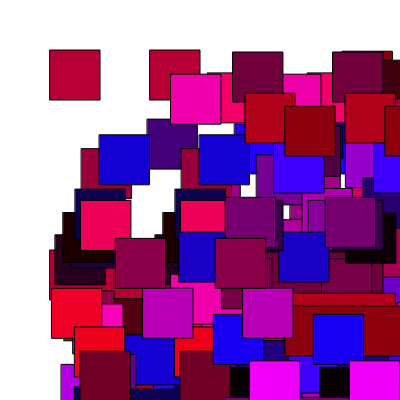
Frame 1 (no input)
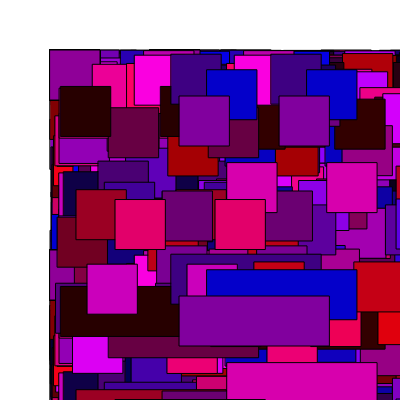
Frame 60 (no input)
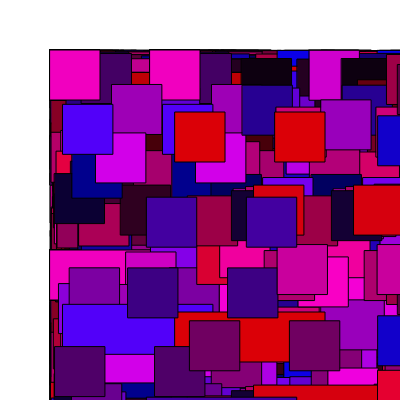
Frame 120 (the mouse pressed at the canvas centre since frame 60)

The p5.js sketch that drew these frames (run headless with seeded random() and noise() and a simulated clock; from frame 60 on, the mouse is pressed at the canvas centre):

// p5.js sketch
// ── sketch.js
//https://p5js.org

function setup() {
  createCanvas(400,400);
}

function draw() {
  //background(160);

  face();

for (let i=0; i<100; i++){
  push();
  translate(random(width),random(height));
  face();
  pop();
  //noLoop();
}
}

function face(){
  fill(random(255),0,random(255));
  rect(50,50,50,50);
  rect(150,50,50,50);
  rect(50,250,150,50);
}
